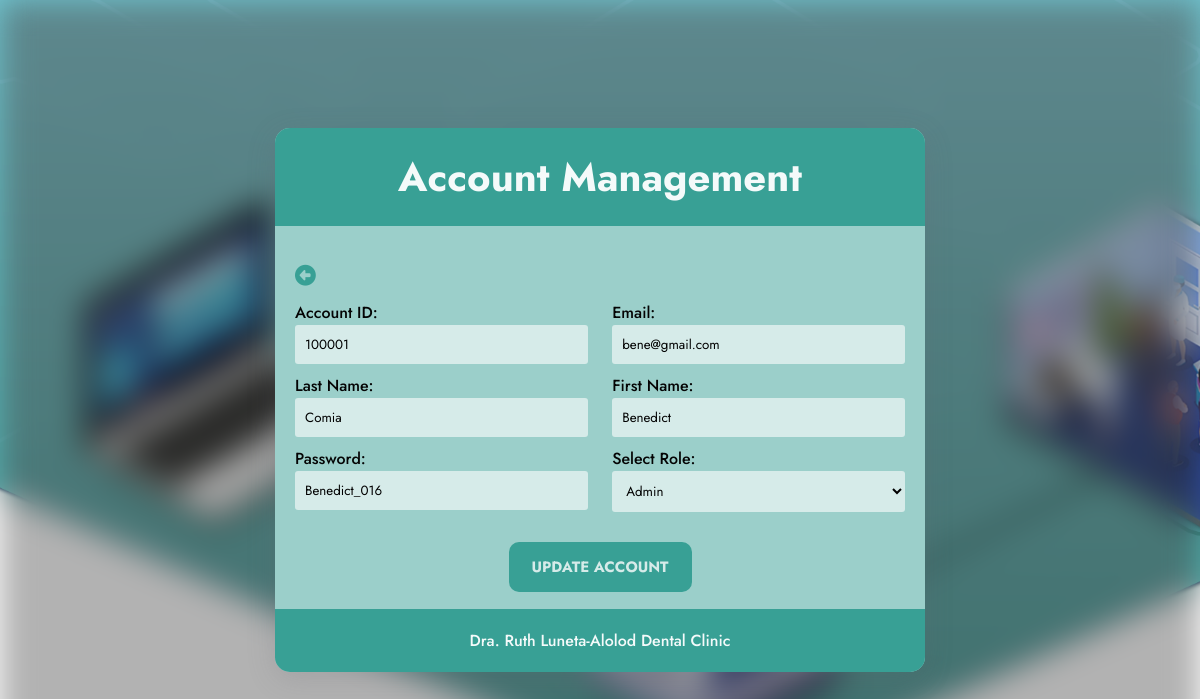
Screenshot of /pages/editAccount.php?accountID=100001 (signed in) with the database file from the repository.
### tables this page shows
CREATE TABLE `accounts` (
  `accountID` int(10) NOT NULL,
  `accFirstName` varchar(100) NOT NULL,
  `accLastName` varchar(100) NOT NULL,
  `accEmail` varchar(100) NOT NULL,
  `accPassword` varchar(20) NOT NULL,
  `accRole` varchar(20) DEFAULT NULL
);

### pages/editAccount.php (the view, shortened to what this page needs)
<?php
include("../phpFiles/dbConnect.php");
$accountID = "";
$accFirstName = "";
$accLastName = "";
$accEmail = "";
$accPassword = "";
$accRole = "";
if($_SERVER['REQUEST_METHOD'] == 'GET'){
    $accountID = $_GET['accountID'];
    $sql = "SELECT * FROM accounts WHERE accountID = $accountID";
    $result = $conn->query($sql);
    $row = $result->fetch_assoc();
        $accountID = $row["accountID"];
        $accFirstName = $row["accFirstName"];
        $accLastName = $row["accLastName"];
        $accEmail = $row["accEmail"];
        $accPassword = $row["accPassword"];
        $accRole = $row["accRole"];
}
?>
<!DOCTYPE html>
<html lang="en">
<head>
    <link rel="stylesheet" href="../styles/requestUpdate.css">
    <?php include("../pages/header.php");?>
</head>
<body>
    <div class="am-container">
        <div class="am-body">
            <div class="am-head">
                <h1>Account Management</h1>
            </div>
            <form class="am-body-box" method="post" action="editAccount.php">
                <a href="accountManagement.php"><i class="fas fa-arrow-alt-circle-left"></i></a>
                <div class="am-row">
                    <div class="am-col-6">
                        <p>Account ID: </p>
                        <input type="text" name="accountID" id="accountID" value="<?php echo $accountID; ?>" readonly>
                    </div>
                    <div class="am-col-6">
                        <p>Email: </p>
                        <input type="text" name="accEmail" id="accEmail" value="<?php echo $accEmail; ?>" readonly>
                    </div>
                     </div>
                <div class="am-row">
                    <div class="am-col-6">
                        <p>Last Name: </p>
                        <input type="text" name="accLastName" id="accLastName" value="<?php echo $accLastName; ?>"required>
                    </div>
                    <div class="am-col-6">
                        <p>First Name: </p>
                        <input type="text" name="accFirstName" id="accFirstName" value="<?php echo $accFirstName; ?>" required>
                    </div>
                </div>
                <div class="am-row">
                    <div class="am-col-6">
                        <p>Password: </p>
                        <input type="text" name="accPassword" id="accPassword" placeholder="Enter Password" pattern="^(?=.*[a-z])(?=.*[A-Z])(?=.*\d)(?=.*[@$!%*?_&])[A-Za-z\d@$!%*?_&]{8,}$"
                        title="Password must be at least 8 characters with a mix of uppercase and lowercase letters, numbers, and special characters." value="<?php echo $accPassword; ?>" required>
                    </div>
                    <div class="am-col-6">
                        <p>Select Role: </p>
                        <select name="s-select">
                            <option value="Admin" <?php echo ($accRole == 'Admin') ? 'selected' : ''; ?>>Admin</option>
                        </select>
                    </div>
                </div>
                <div class="am-row">
                    <div class="am-col-3">
                        <button type="submit" name="submit" onclick = "return confirm('Are you sure you want to update this account?');"> UPDATE ACCOUNT</button>
                    </div>
                </div>
            </form>
            <div class="am-footer">
                    <p>Dra. Ruth Luneta-Alolod Dental Clinic</p>
                </div>
        </div>
    </div>
</body>
</html>

### styles/requestUpdate.css (style rules this page uses)
* { margin: 0; padding: 0; box-sizing: border-box; font-family: 'Jost', sans-serif; }
:root { --green: #39a096; --lightblue: #a0cad8; --white: #f4f4f4; --darkwhite: #f4fafa; }
body { font-family: "Poppins", sans-serif; background-image: url("../images/dental.png"); background-size: cover; -webkit-backdrop-filter: blur(4px); backdrop-filter: brightness(70%) saturate(70%) blur(1rem); }
h1 { font-size: 40px; color: #f4fafa; }
.am-container { display: flex; justify-content: center; align-items: center; width: 100%; min-height: 100vh; overflow-y: auto; }
.am-body { width: 650px; background-color: #9bcfca; border-radius: 15px; overflow: hidden; box-shadow: rgba(100, 100, 111, 0.2) 0px 7px 29px 0px; }
input, textarea, select { width: 100%; background-color: #d6ebe9; border: none; outline: none; padding: 10px; margin-top: 1px; resize: none; border-radius: 3px; }
.am-head { background-color: #38a095; padding: 20px 10px; text-align: center; color: #f4fafa; }
.am-footer { background-color: #38a095; padding: 20px 10px; text-align: center; color: #f4fafa; }
.am-row { display: flex; justify-content: space-between; padding: 5px 0; }
.am-col-3 { width: 100%; display: flex; justify-content: center; }
.am-col-6 { width: 48%; }
.am-body-box { padding: 20px; }
p, label { font-weight: 500; color: #040404 }
.am-footer>p { color: #f4fafa; }
button, #finalSubmit, #submitSelectDate { width: 30%; height: 80%; background-color: #38a095; color: #d6ebe9; border: none; outline: none; padding: 10px; margin-top: 20px; resize: none; border-radius: 10px; font-size: 15px; font-weight: bold; }
i { font-size: 1.3rem; color: #38a095; margin-bottom: 10px; }

### rows the page displays
accounts: accountID "100001", accEmail "bene@gmail.com", accLastName "Comia", accFirstName "Benedict", accPassword "Benedict_016", s-select "Admin"
